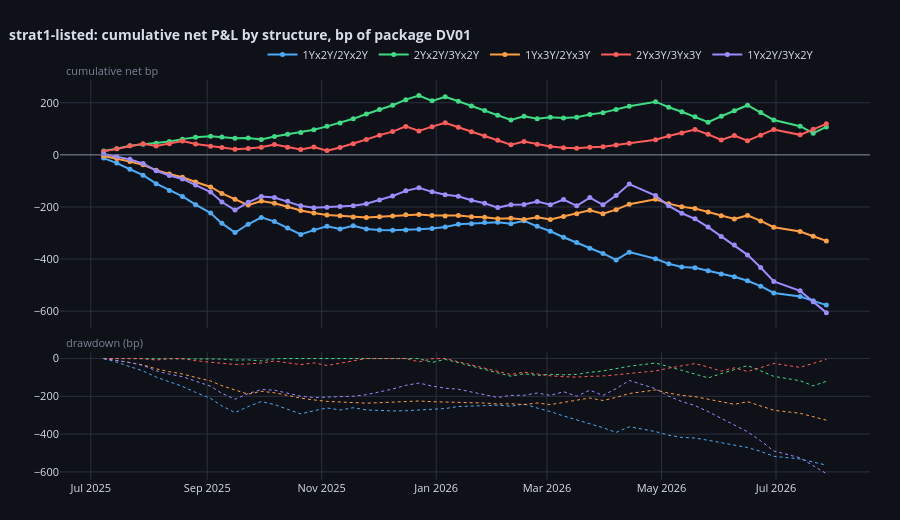

The notebook cell saved with this chart:
### Code cell
_books = {}
for _lbl, _t in _coh.items():
    _c = _t[_t["closed"] & _t["exit"].notna()].copy()
    if _c.empty:
        continue
    _books[_lbl] = _c[["exit", "net_pnl_bp"]].rename(
        columns={"exit": "closed_at", "net_pnl_bp": "realized_pnl"})
if _books:
    compare_curves(_books, title="strat1-listed: cumulative net P&L by structure, bp of package DV01",
                   time_col="closed_at", pnl_col="realized_pnl", unit="bp").show()
